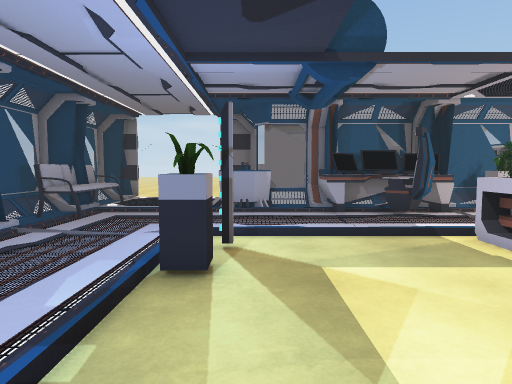
View 1 (above)

16 first-person views from a walk through a Unity game level. The camera is 1.5 m above the floor, tilts 4° down and sees 75° across. The floor is counted in squares, 1 m on a side. Each view is taken from the middle of a square. On the plan, view 1 faces up. The plan holds only what a view shows up to about 15 squares ahead; the rest is blank. The place goes on beyond the plan. Door leaves are left out, so doorways stand open. Some surface patterns are stand-ins.

View 2
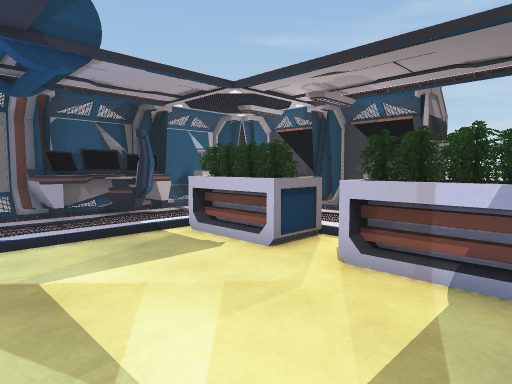

View 3
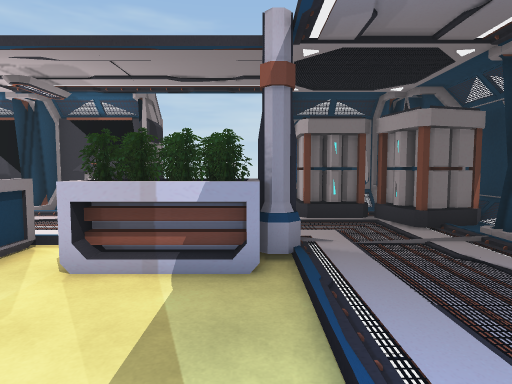

View 4
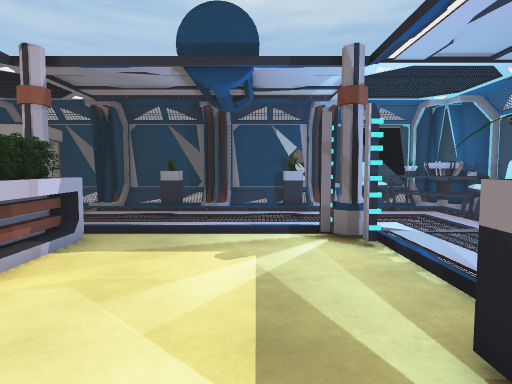

View 5
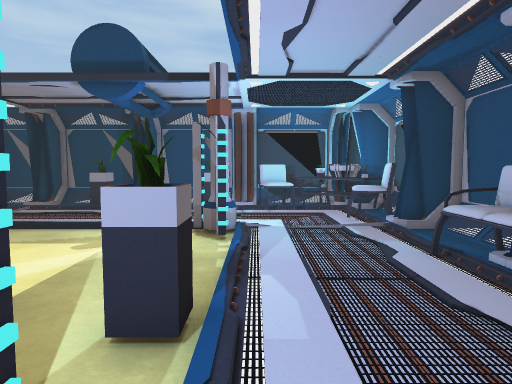

View 6
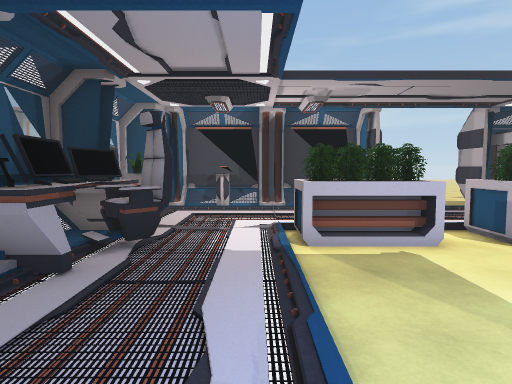

View 7
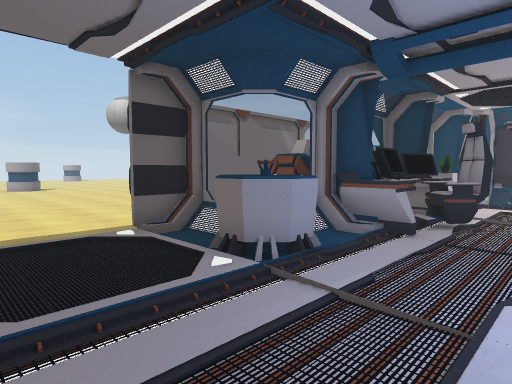

View 8
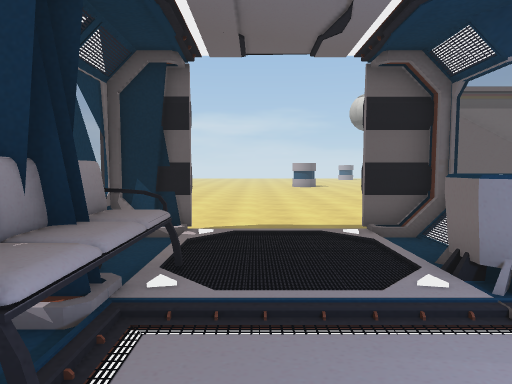

View 9
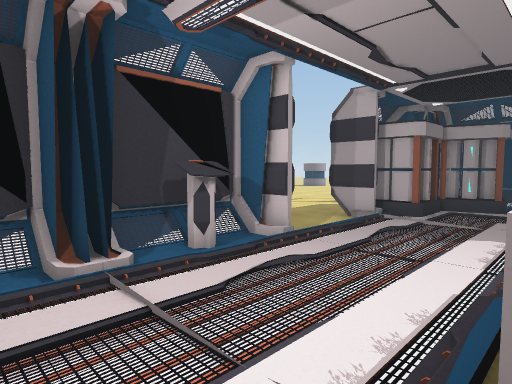

View 10
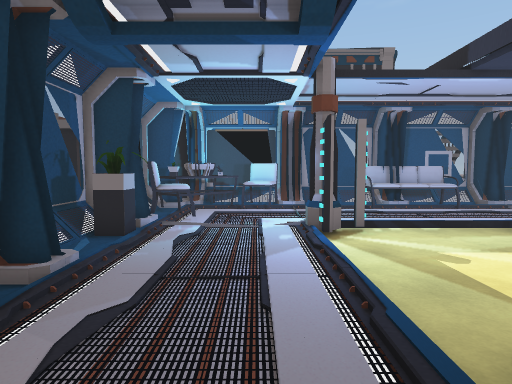

View 11
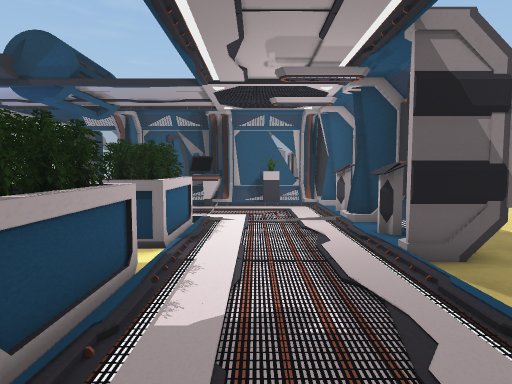

View 12
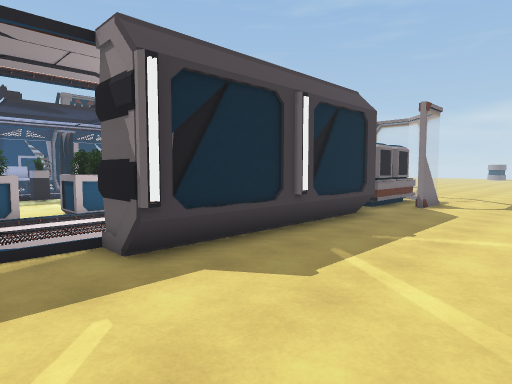

View 13
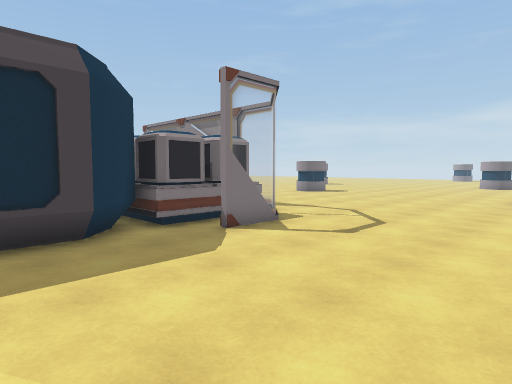

View 14
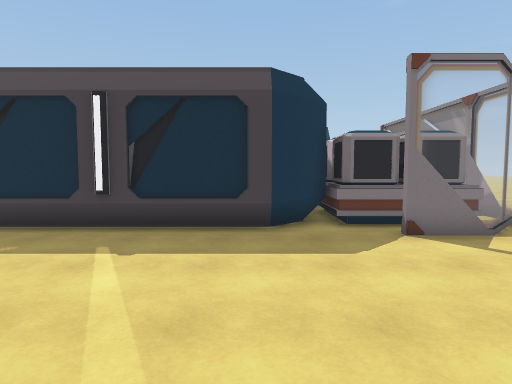

View 15
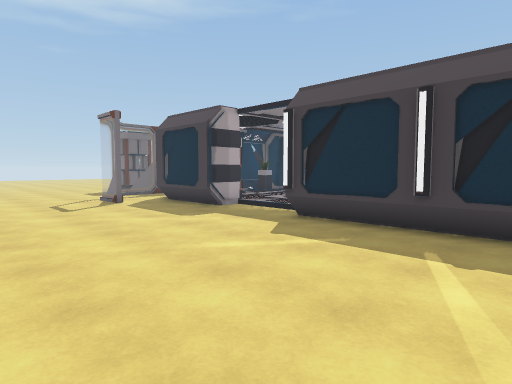

View 16
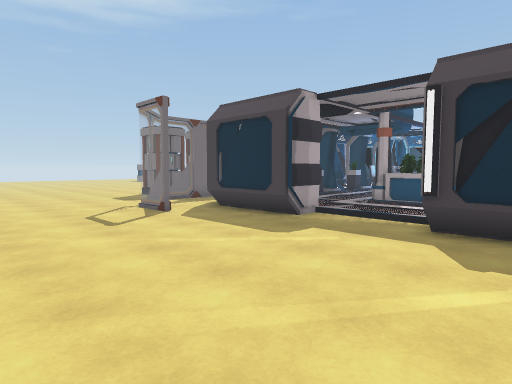

### Floor plan
Key: @ floor where view 1 was taken; # wall or solid block; . main floor; : floor 0.25 m higher than the main floor; + floor 4.25 m higher than the main floor; / step, stairs or slope; D open door; = window, fence, low wall or low ledge; C container; S sofa; P projector; E desk; L plant; N console; U column; B battery; H chair; T table; O other object.
Columns run from 7 left of view 1 to 20 right of it. Each row starts with its distance up from view 1.
 26                       ..
 25     ...              ....
 24     ....            .....
 23  ........          ......
 22  ........         .......
 21  ........        ........
 20  .......         .........
 19  .......         .........
 18  ....... ==#== #===.......
 17  ......        CCCC=......
 16   DDDD.        CCCC=......
 15 ##DDDD## O     CC C=......
 14 =.::::.= OO  O CCCC#......
 13  S::::PP=#O##O####C........
 12  SS:::PP.EEEEE#.L##........
 11 #SS......EEEEE....##...... .
 10 =SS........OO.....N=...... .
  9 =.................N=.......
  8 ##................#=.......
  7  #..........OO....##........
  6 /.....#.....OO....N=........
  5 /+....L.....OO....N=.......
  4 / /.........OO....#=.......
  3 #SS.........OO...D##........
  2 =S..........OO...D..........
  1 =...........OO...D.........
  0 ##....U@....UU...D##.......
 -1 ##H...U......U....##.......
 -2 #HH..............BB=.......
 -3 #TT..............BB=.......
 -4 #PPTHH.........BBB#=.......
 -5 ##PTHH#L.##L.##BB ##.=.....
 -6  ##==##==##==##==# ..=....
 -7   #                .=.....
 -8   #                 ......
 -9                      .....
-10                       ....
-11                        ...

Positions as (right, up) in squares from view 1, and headings:
1: (0, 0), facing up
2: (0, 0), facing up-right
3: (0, 0), facing right
4: (1, 7), facing down
5: (-2, 8), facing down
6: (-2, 8), facing right
7: (-5, 8), facing up-right
8: (-4, 8), facing up
9: (6, 9), facing down-right
10: (7, -2), facing left
11: (8, -2), facing up
12: (17, 1), facing up-left
13: (19, 9), facing up-left
14: (20, 11), facing left
15: (20, 10), facing down-left
16: (20, 6), facing down-left
